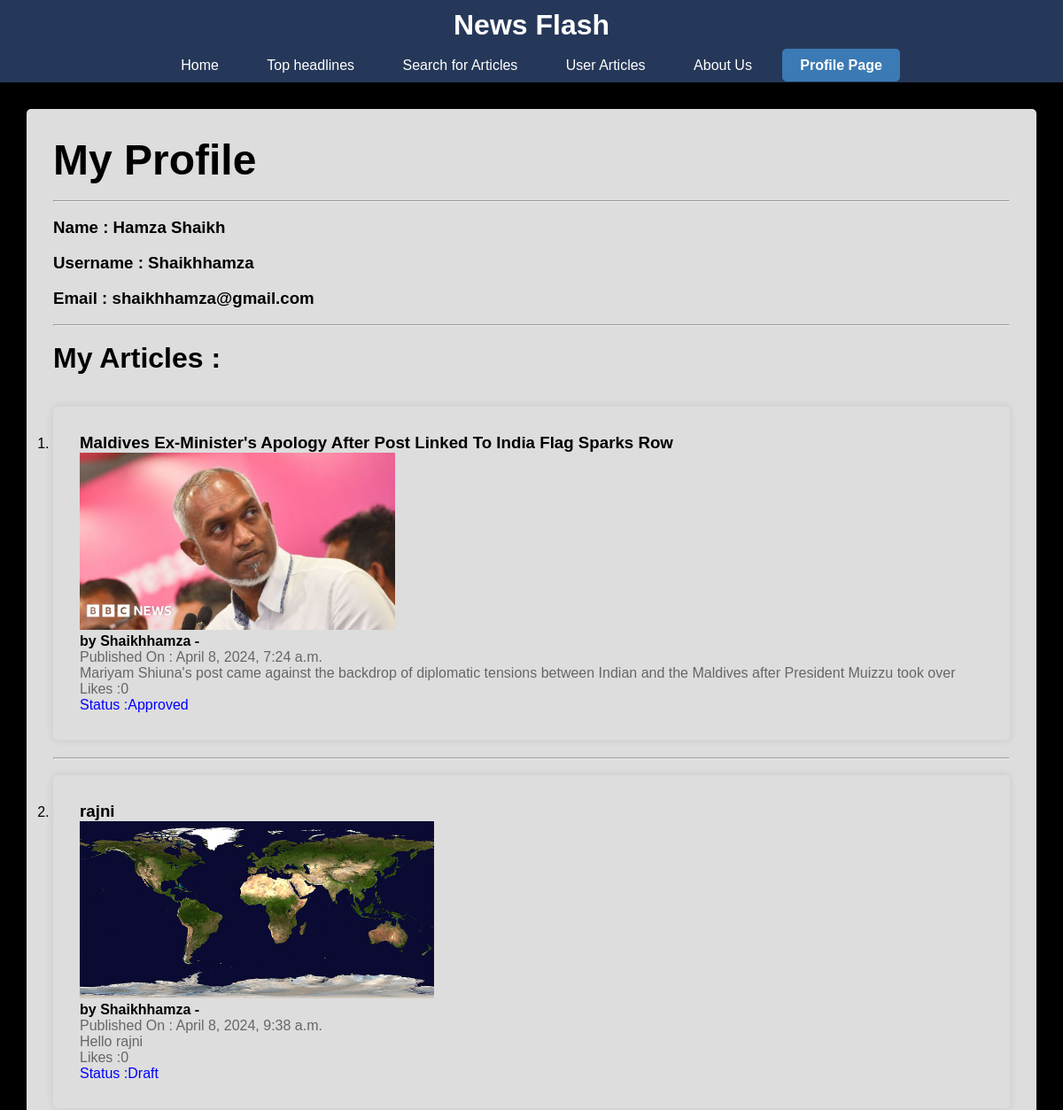
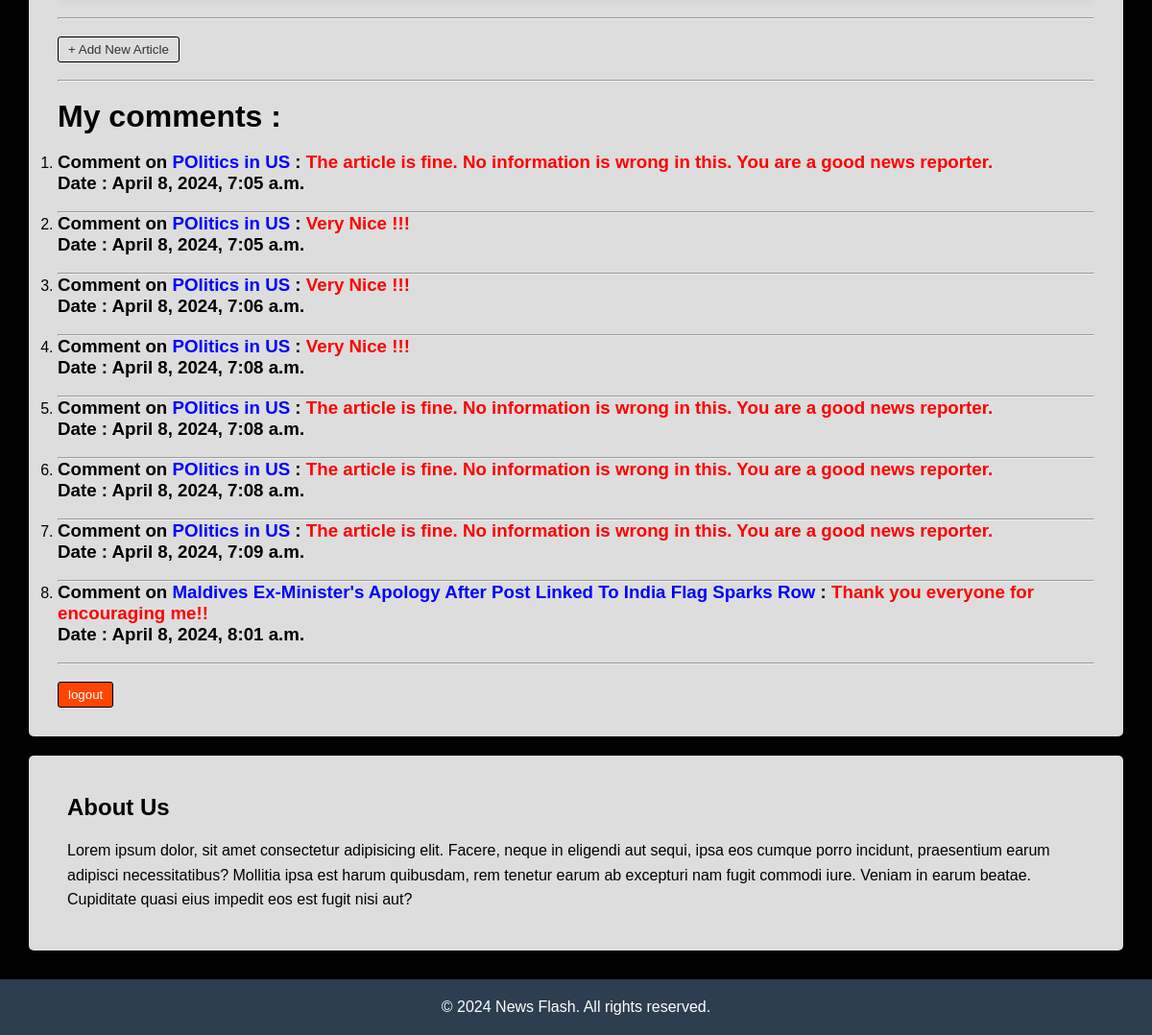
The app's page /profile/ (signed in) with its own data (2 pictures, top to bottom).
### home/models.py (models this page shows, shortened)
class Article(models.Model):
    author = models.ForeignKey(User,default='' ,on_delete=models.CASCADE)
    title = models.CharField(max_length=200,default='')
    image = models.ImageField(upload_to='articles/', default='')
    summary = models.CharField(max_length=255,default='')
    content = models.TextField(default='')
    category = models.ForeignKey(Category, on_delete=models.CASCADE,default='')
    language = models.ForeignKey(Language, on_delete=models.CASCADE,default='')
    country = models.ForeignKey(Country, on_delete=models.CASCADE,default='')
    published_date = models.DateTimeField(default=timezone.now)
    likes = models.IntegerField(default=0)
    dislikes = models.IntegerField(default=0)
    unique_id = models.CharField(max_length=20, default='')
    status = models.ForeignKey(Status, on_delete=models.CASCADE,default=obj.pk)

class Status(models.Model):
    name = models.CharField(max_length=50)
    def __str__(self):
        return self.name

class Comment(models.Model):
    article = models.ForeignKey(Article, on_delete=models.CASCADE, related_name='comments')
    commenter_name = models.ForeignKey(User,default='' ,on_delete=models.CASCADE)
    content = models.TextField()
    created_at = models.DateTimeField(default=timezone.now)

### home/views.py (the view)
# urls.py: path("profile/", views.user_profile, name = "profile"),
def user_profile(request):
    articles = Article.objects.filter(author=request.user)
    comments = Comment.objects.filter(commenter_name=request.user)
    context = {
        'articles' : articles,
        'comments' : comments,
    }
    return render(request=request,template_name='profile.html',context=context)

### templates/profile.html (shortened to what this page needs)
{% extends "base1.html" %}
{% block content %}
<div class="news-article">
    <h1 style='font-size: xxx-large;'>My Profile</h1>
    <br>
    <hr>
    <br>
    <h3>Name : {{ user.first_name}} {{ user.last_name }} </h3>
    <br>
    <h3>Username : {{ user.username }} </h3>
    <br>
    <h3>Email : {{ user.email }}</h3>
    <br>
    <hr>
    <br>
    <h1>My Articles :</h1>
    <br>
    {% if articles %}
        <ol>
            {% for article in articles %}
                <br>
                <li>
                    <div class="news-article">
                        <section style="margin: 20; display: block;">
                        <p><h3>{{ article.title }}</h3></p>
                        {% if  article.image %}<p><img src="{{ article.image.url }}" style='height: 200px !important; width: auto !important;'></p>{% else %}<br/>{% endif %}
                        <p><h4>{% if article.author %} by {{ article.author }}{% endif %} - {{ article.source.name }}</h4></p>
                        <p>{% if article.published_date %} Published On : {{ article.published_date }}{% endif %}</p>
                        <p>{% if article.summary %}{{ article.summary }}{% endif %}</p>
                        <p>Likes :{{ article.likes }}</p>
                        <p style="color: blue;"> Status :{{article.status}} </p>
                        </section>
                    </div>
                    <hr>
                </li>
            {% endfor %}
        </ol>
    {% else %}
        <br/>
        <h3>No articles published yet.</h3>
    {% endif %}
    <br/>
    <form method="POST" action="{% url "add_article" %}">
        <button type="submit" style='border-color: black;'> + Add New Article</button>
    </form>
    <br>
    <hr>
    <br>
    <h1>My comments :</h1>
    {% if comments %}
        <br>
        <ol>
            {% for comment in comments %}
            <li>
                <h3>Comment on <strong style="color: blue;">{{ comment.article.title }}</strong> : <strong style="color: red;">{{ comment.content }}</strong></h3>
                <h3>Date : {{ comment.created_at }} </h3>
                <br>
                <hr>
            </li>
            {% endfor %}
        </ol>
    {% else %}
        <br/>
        <h3>No comments made yet.</h3>
    {% endif %}
    <br/>
    <form action="{% url 'logout' %}" method="POST" style="display: inline;">
        <button class="logout" type="submit" style="background-color: orangered; border-color: black; color: white;">logout</button>
    </form>
</div>
{% endblock content %}

### templates/base1.html (shortened to what this page needs)
{% load static %}
<!DOCTYPE html>
<html lang="en">
<head>
    <link rel="stylesheet" href="https://cdnjs.cloudflare.com/ajax/libs/font-awesome/5.15.4/css/all.min.css">
</head>
<body>
    <nav>
        <p><h1 style="font-size: xx-large;color: #fff;">News Flash</h1></p>
        <br/>
        <a href="{% url "Home" %}" {% if request.path == '/' %} class="active" {% endif %}>Home</a>
        <a href="{% url "top-headlines" %}" {% if request.path == '/top-headlines/' %} class='active' {% endif %}>Top headlines</a>
        <a href="{% url "everything" %}" {% if request.path == '/everything/' %} class='active' {% endif %}>Search for Articles</a>
        <a href="{% url "user_articles" %}" {% if request.path == '/user_articles/' %} class='active' {% endif %}>User Articles</a>
        <a href="#about-us" {% if request.path == '/#about-us/' %} class='active' {% endif %} >About Us</a>
        {% if request.user.is_authenticated %}
            {% if request.user.is_staff %}
                <a href="{% url "admin:index" %}">Administration Page</a>
                <form action="{% url 'logout' %}" method="POST" style="display: inline;">
                    {% csrf_token %}
                    <button class="logout" type="submit" style="background-color: orangered; border-color: black; color: white;">Logout</button>
                </form>
            {% else %}
                <a href="{% url "profile" %}" {% if request.path == '/profile/' %} class='active' {% endif %}>Profile Page</a>
            {% endif %}
        {% else %}
        <a href="{% url "login" %}">Login</a>
        {% endif %}
    </nav>
    <div class="container" style="padding: 10;">
        {% block content %}
        {% endblock content %}
        <section id="about-us" class="about-us">
            <h1>About Us</h1>
            <br/>
            <p>Lorem ipsum dolor, sit amet consectetur adipisicing elit. Facere, neque in eligendi aut sequi, ipsa eos cumque porro incidunt, praesentium earum adipisci necessitatibus? Mollitia ipsa est harum quibusdam, rem tenetur earum ab excepturi nam fugit commodi iure. Veniam in earum beatae. Cupiditate quasi eius impedit eos est fugit nisi aut?</p>
        </section>
    </div>
    <footer>
        <p>&copy; 2024 News Flash. All rights reserved.</p>
    </footer>
</body>
</html>

### templates/base1.html (style rules this page uses)
* { margin: 0; padding: 0; box-sizing: border-box; }
body { font-family: Arial, sans-serif; background-color: #f4f4f4; }
nav { background-color: #263859; padding: 10px 0; text-align: center; }
nav a { color: #fff; text-decoration: none; padding: 10px 20px; margin: 0 5px; border-radius: 5px; transition: background-color 0.3s ease; }
nav a.active { background-color: #3b7ab4; font-weight: bold; }
.container { border: 20px; background-color: #000000; padding: 20px 20px; }
.news-article { background-color: #dddddd; padding: 20px; padding-top: 20px; margin-bottom: 20px; border-radius: 5px; box-shadow: 0 0 10px rgba(0, 0, 0, 0.1); }
.news-article p { color: #666; }
.about-us { background-color: #dddddd; padding: 40px; margin-top: 20px; border-radius: 5px; box-shadow: 0 0 10px rgba(0, 0, 0, 0.1); }
.about-us p { line-height: 1.6; }
footer { background-color: #2c3e50; color: #fff; text-align: center; padding: 20px 0; }
div { padding:30px !important; }
button { background-color: #ddd; color: #333; padding: 5px 10px; border: 1px solid #ccc; border-radius: 3px; cursor: pointer; }

### records on screen
Article: title "Maldives Ex-Minister's Apology After Post Linked To India Flag Sparks Row", image (picture), author "Shaikhhamza", published_date "April 8, 2024, 7:24 a.m.", summary "Mariyam Shiuna's post came against the backdrop of diplomatic tensions between Indian and the Maldives after President Muizzu took over", likes "0", status "Approved"
Article: title "rajni", image (picture), author "Shaikhhamza", published_date "April 8, 2024, 9:38 a.m.", summary "Hello rajni", likes "0", status "Draft"
Comment: article "POlitics in US", content "The article is fine. No information is wrong in this. You are a good news reporter.", created_at "April 8, 2024, 7:05 a.m."
Comment: article "POlitics in US", content "Very Nice !!!", created_at "April 8, 2024, 7:05 a.m."
Comment: article "POlitics in US", content "Very Nice !!!", created_at "April 8, 2024, 7:06 a.m."
Comment: article "POlitics in US", content "Very Nice !!!", created_at "April 8, 2024, 7:08 a.m."
Comment: article "POlitics in US", content "The article is fine. No information is wrong in this. You are a good news reporter.", created_at "April 8, 2024, 7:08 a.m."
Comment: article "POlitics in US", content "The article is fine. No information is wrong in this. You are a good news reporter.", created_at "April 8, 2024, 7:08 a.m."
Comment: article "POlitics in US", content "The article is fine. No information is wrong in this. You are a good news reporter.", created_at "April 8, 2024, 7:09 a.m."
Comment: article "Maldives Ex-Minister's Apology After Post Linked To India Flag Sparks Row", content "Thank you everyone for encouraging me!!", created_at "April 8, 2024, 8:01 a.m."

### other values on screen
{{ user.first_name }} "Hamza"
{{ user.last_name }} "Shaikh"
{{ user.username }} "Shaikhhamza"
{{ user.email }} "shaikhhamza@gmail.com"
